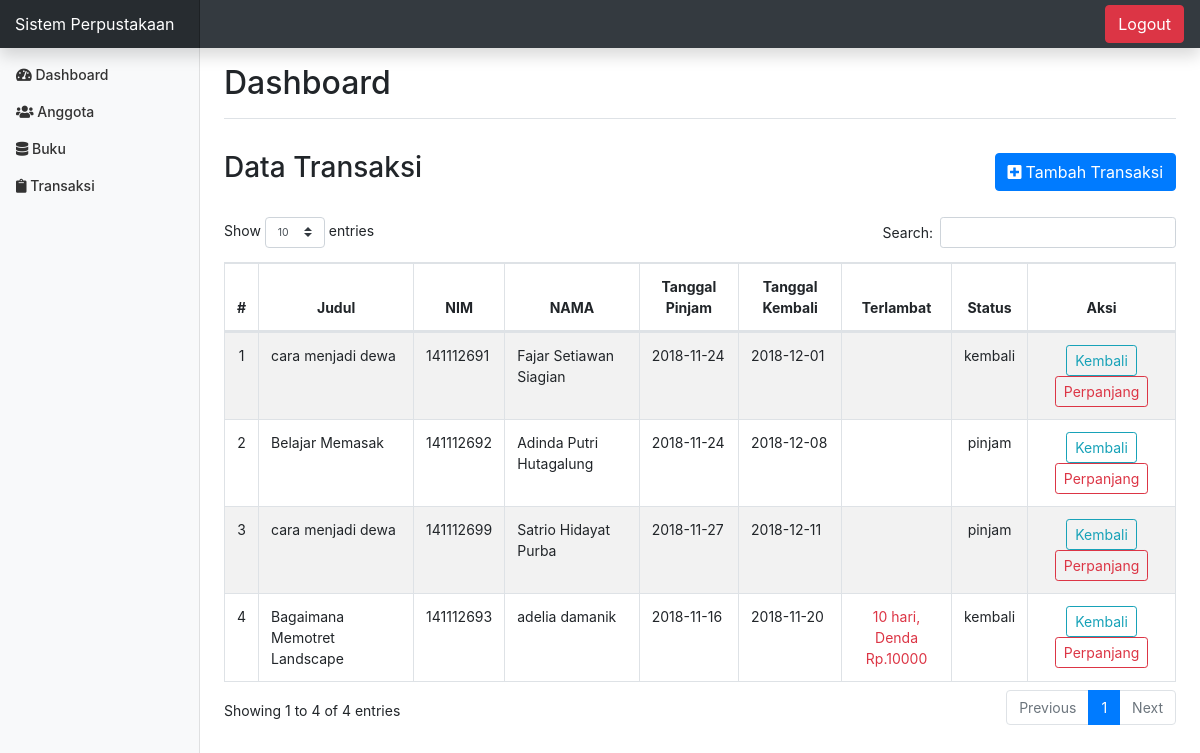
The page /index.php?page=transaksi (signed in) on the database its author committed.
### tables this page shows
CREATE TABLE `transaksi` (
  `id_transaksi` varchar(50) NOT NULL,
  `id_buku` varchar(50) NOT NULL,
  `nim` int(11) NOT NULL,
  `tgl_pinjam` date NOT NULL,
  `tgl_kembali` date NOT NULL,
  `status` enum('kembali','pinjam') NOT NULL
);

CREATE TABLE `buku` (
  `id_buku` varchar(50) NOT NULL,
  `judul_buku` varchar(255) NOT NULL,
  `pengarang` varchar(100) NOT NULL,
  `penerbit` varchar(100) NOT NULL,
  `tahun_terbit` varchar(4) NOT NULL,
  `isbn` varchar(25) NOT NULL,
  `jumlah_buku` int(3) NOT NULL,
  `lokasi` enum('rak 1','rak 2','rak 3','rak 4') NOT NULL,
  `tgl_input` date NOT NULL
);

CREATE TABLE `anggota` (
  `nim` int(11) NOT NULL,
  `nama` varchar(200) NOT NULL,
  `tempat_lahir` varchar(100) NOT NULL,
  `tgl_lahir` date NOT NULL,
  `jk` enum('p','l') NOT NULL,
  `prodi` varchar(50) NOT NULL
);

### config/function.php (called while the page is built)
<?php
function terlambat($tgl_dateline, $tgl_kembali){
	$tgl_dateline_pecah = explode("-", $tgl_dateline);
	$tgl_dateline_pecah = $tgl_dateline_pecah[2]."-".$tgl_dateline_pecah[1]."-".$tgl_dateline_pecah[0];
	$tgl_kembali_pecah = explode("-", $tgl_kembali);
	$tgl_kembali_pecah = $tgl_kembali_pecah[2]."-".$tgl_kembali_pecah[1]."-".$tgl_kembali_pecah[0];
	$selisih = strtotime($tgl_kembali_pecah) - strtotime($tgl_dateline_pecah);
	$selisih = $selisih/86400;
	if($selisih >= 1){
		$hasil_tgl = floor($selisih);
	}
	else{
		$hasil_tgl = 0;
	}
	return $hasil_tgl;
}
?>

### page/transaksi/transaksi.php (the view)
<?php
$query_transaksi = "SELECT
					    transaksi.*,
					    buku.judul_buku,
					    anggota.nama
					FROM
					    `transaksi`
					JOIN anggota USING (nim)
					JOIN buku USING (id_buku)";
$sql_transaksi = mysqli_query($koneksi, $query_transaksi) or die(mysqli_error($koneksi));
?>
<div class="d-flex justify-content-between flex-wrap flex-md-nowrap align-items-center pt-3 pb-2 mb-3">
  <h3>Data Transaksi</h3>
  <div class="btn-toolbar mb-2 mb-md-0">
    <a class="btn btn-primary" href="?page=transaksi&aksi=tambah" role="button"><i class="fa fa-plus-square mr-1"></i>Tambah Transaksi</a>
  </div>
</div>
<div class="table-responsive">
  <table class="table table-striped table-bordered table-hover" id="buku">
    <thead>
      <tr class="text-center">
        <th>#</th>
        <th>Judul</th>
        <th>NIM</th>
        <th>NAMA</th>
        <th>Tanggal Pinjam</th>
        <th>Tanggal Kembali</th>
		<th>Terlambat</th>
		<th>Status</th>
        <th>Aksi</th>
      </tr>
    </thead>
    <tbody>
      <?php
      if(mysqli_num_rows($sql_transaksi) != 0):
        $no = 1;
        while($data = mysqli_fetch_array($sql_transaksi, MYSQLI_ASSOC)):
      ?>
      <tr>
        <td class="text-center"><?=$no++;?></td>
        <td><?=$data['judul_buku'];?></td>
        <td><?=$data['nim'];?></td>
        <td><?=$data['nama'];?></td>
        <td><?=$data['tgl_pinjam'];?></td>
        <td><?=$data['tgl_kembali'];?></td>
        <td class="text-center text-danger">
			<?php
			$denda = 1000;
			$tanggal_dateline = $data['tgl_kembali'];
			$tanggal_kembali = date('Y-m-d');
			$lambat = terlambat($tanggal_dateline, $tanggal_kembali);
			$bayar_denda = $lambat * $denda;
			if($lambat > 0){
				echo $lambat . " hari, <br>Denda Rp." . $bayar_denda;
			}
			else{
			}
			?>
        </td>
        <td class="text-center"><?=$data['status'];?></td>
        <td class="text-center">
          <a class="btn btn-outline-info btn-sm" href="?page=transaksi&aksi=kembali&id=<?=$data['id_transaksi'];?>&buku=<?=$data['id_buku'];?>" role="button">Kembali</a>
          <a class="btn btn-outline-danger btn-sm" href="?page=transaksi&aksi=perpanjang&id=<?=$data['id_transaksi'];?>&buku=<?=$data['id_buku'];?>&lambat=<?=$lambat;?>&kembali=<?=$data['tgl_kembali'];?>" role="button" onclick="return confirm('Apakah anda yakin untuk memperpanjang peminjaman buku  ?')">Perpanjang</a>
        </td>
      </tr>
      <?php
        endwhile;
      endif;
      ?>
    </tbody>
  </table>
</div>

### assets/css/admin.css (style rules this page uses)
body { font-size: .875rem; }

### rows shown on the page
transaksi: id_buku.judul_buku "cara menjadi dewa", nim "141112691", nim.nama "Fajar Setiawan Siagian", tgl_pinjam "2018-11-24", tgl_kembali "2018-12-01", status "kembali"
transaksi: id_buku.judul_buku "Belajar Memasak", nim "141112692", nim.nama "Adinda Putri Hutagalung", tgl_pinjam "2018-11-24", tgl_kembali "2018-12-08", status "pinjam"
transaksi: id_buku.judul_buku "cara menjadi dewa", nim "141112699", nim.nama "Satrio Hidayat Purba", tgl_pinjam "2018-11-27", tgl_kembali "2018-12-11", status "pinjam"
transaksi: id_buku.judul_buku "Bagaimana Memotret Landscape", nim "141112693", nim.nama "adelia damanik", tgl_pinjam "2018-11-16", tgl_kembali "2018-11-20", tgl_kembali "10", tgl_kembali "10000", status "kembali"
